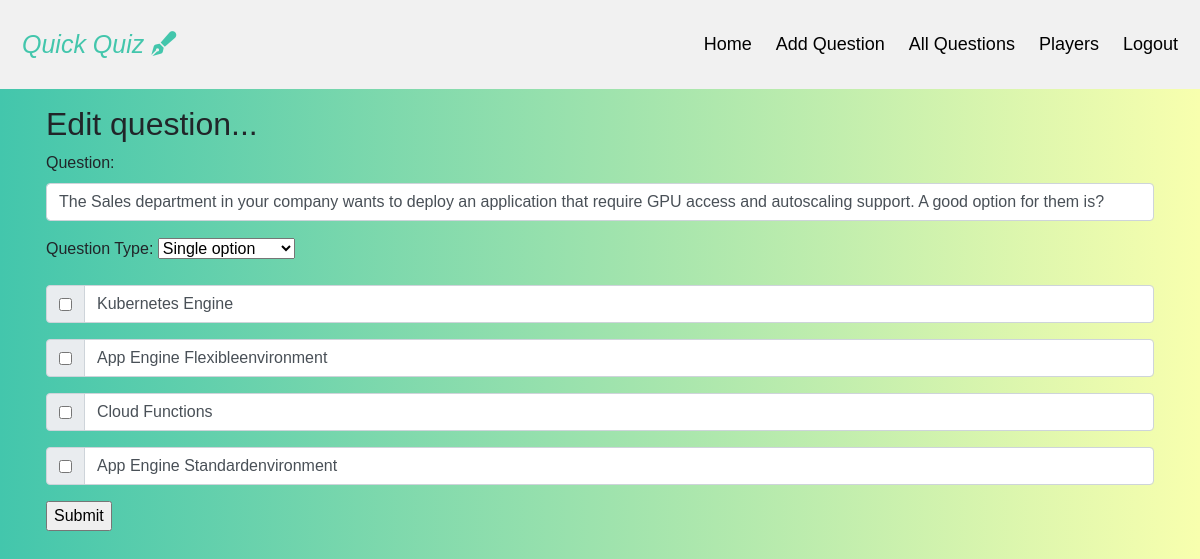
The app's page /editquestion1.php?qno=1 (signed in) with its own data.
### tables this page shows
CREATE TABLE `gcpquestions` (
  `qno` int(11) NOT NULL,
  `qtype` int(11) NOT NULL,
  `question` varchar(2000) NOT NULL,
  `ans1` varchar(2000) NOT NULL,
  `ans2` varchar(2000) NOT NULL,
  `ans3` varchar(2000) NOT NULL,
  `ans4` varchar(2000) NOT NULL,
  `correct_answer` varchar(2000) NOT NULL
);

### editquestion1.php (the view, shortened to what this page needs)
<?php include "connection.php";
if (isset($_SESSION['admin'])) {
  ?>
<?php
if (isset($_GET['qno'])) {
  $qno = mysqli_real_escape_string($conn , $_GET['qno']);
  if (is_numeric($qno)) {
    $query = "SELECT * FROM gcpquestions WHERE qno = '$qno' ";
    $run = mysqli_query($conn, $query) or die(mysqli_error($conn));
    if (mysqli_num_rows($run) > 0) {
      while ($row = mysqli_fetch_array($run)) {
                 $question = $row['question'];
                 $ans1 = $row['ans1'];
                 $ans2 = $row['ans2'];
                 $ans3 = $row['ans3'];
                 $ans4 = $row['ans4'];
      }
    }
    else {
      echo "<script> alert('error');
      window.location.href = 'allquestions1.php'; </script>" ;
    }
  }
  else {
    header("location: allquestions1.php");
  }
}
?>
<!DOCTYPE html>
<html>
  <head>
     <link rel="stylesheet" href="https://maxcdn.bootstrapcdn.com/bootstrap/4.5.2/css/bootstrap.min.css">
   <link rel="stylesheet" href="https://stackpath.bootstrapcdn.com/bootstrap/4.4.1/css/bootstrap.min.css">
  </head>
  <body>
        <div class="header">
  <a href="index.php" class="logo">Quick Quiz&nbsp;<i class="fa fa-pen-fancy"></i></a>
  <div class="header-right">
    <a  href="index.php">Home</a>
    <a href="add.php" class="start">Add Question</a>
  <a href="allquestions1.php" class="start">All Questions</a>
  <a href="players.php" class="start">Players</a>
    <a href="exit.php">Logout</a>
  </div>
</div>
    <main>
      <div class="container">
        <h2>Edit question...</h2>
        <form method="post" action="">
        <div class="form-group">
      <label for="text">Question: </label>
    <input type="textarea" class="form-control" aria-label="With textarea" required="" value="<?php echo $question; ?>"name="question">
    </div>
  <div class="form-group">
      <label for="text">Question Type: </label>
    <select name="qtype" id="qtype">
  <option value="0">Single option</option>
</select>
    </div>
<div class="input-group mb-3">
  <div class="input-group-prepend">
    <div class="input-group-text">
      <input type="checkbox" aria-label="Checkbox for following text input" name="op[]" value="a">
    </div>
  </div>
  <input type="text" class="form-control" aria-label="Text input with checkbox" required="" value="<?php echo $ans1; ?>" name="choice1" >
</div>
<div class="input-group mb-3">
  <div class="input-group-prepend">
    <div class="input-group-text">
      <input type="checkbox" aria-label="Checkbox for following text input" name="op[]"  value="b">
    </div>
  </div>
  <input type="text" class="form-control" aria-label="Text input with checkbox" required="" value="<?php echo $ans2; ?>" name="choice2" >
</div>
<div class="input-group mb-3">
  <div class="input-group-prepend">
    <div class="input-group-text">
      <input type="checkbox" aria-label="Checkbox for following text input" name="op[]" value="c">
    </div>
  </div>
  <input type="text" class="form-control" aria-label="Text input with checkbox" required="" value="<?php echo $ans3; ?>" name="choice3" >
</div>
  <div class="input-group mb-3">
  <div class="input-group-prepend">
    <div class="input-group-text">
      <input type="checkbox" aria-label="Checkbox for following text input" name="op[]" value="d">
    </div>
  </div>
  <input type="text" class="form-control" aria-label="Text input with checkbox" required="" value="<?php echo $ans4; ?>" name="choice4">
  </div>
            <input type="submit" name="submit" value="Submit">
        </form>
      </div>
    </main>
  </body>
</html>
<?php }
else {
  header("location: admin.php");
}
?>

### editquestion1.php (style rules this page uses)
body { font-family: Arial, Helvetica, sans-serif; }
body { background: #43C6AC; background: -webkit-linear-gradient(to left, #F8FFAE, #43C6AC); background: linear-gradient(to left, #F8FFAE, #43C6AC); }
.container { padding: 16px; }
* { box-sizing: border-box; }
body { margin: 0; font-family: Arial, Helvetica, sans-serif; }
.header { overflow: hidden; background-color: #f1f1f1; padding: 20px 10px; }
.header a { float: left; color: black; text-align: center; padding: 12px; text-decoration: none; font-size: 18px; line-height: 25px; border-radius: 4px; }
.header a.logo { font-size: 25px; font-style: italic; color: #43C6AC; }
.header-right { float: right; }

### records on screen
gcpquestions: question "The Sales department in your company wants to deploy an application that require GPU access and autoscaling support. A good option for them is?", choice1 "Kubernetes Engine", choice2 "App Engine Flexibleenvironment", choice3 "Cloud Functions", choice4 "App Engine Standardenvironment"
